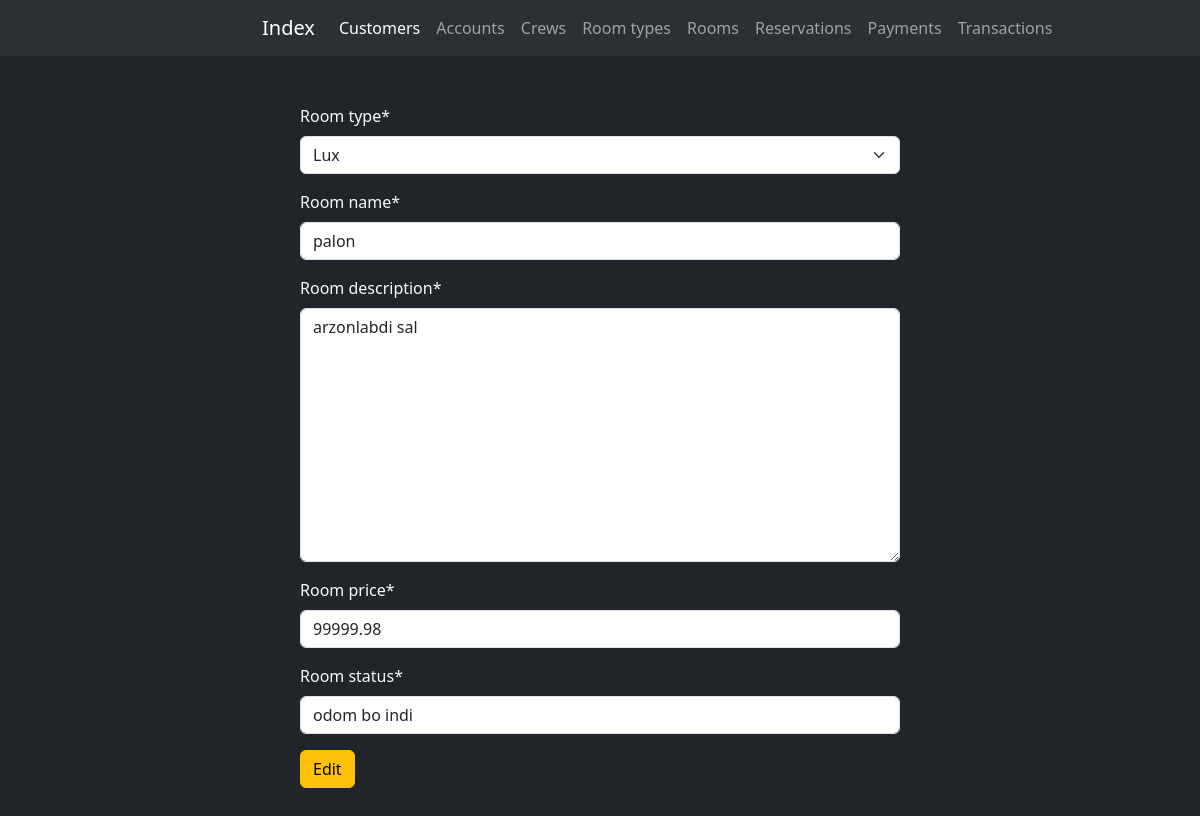
The app's page /edit_room/9/ with its own data.
### reservation/models.py (models this page shows, shortened)
class Rooms(models.Model):
    type = models.ForeignKey(RoomType, on_delete=models.CASCADE, related_name='room_type', verbose_name="Room type")
    name = models.CharField(max_length=255, verbose_name="Room name")
    description = models.TextField(verbose_name="Room description")
    price = models.DecimalField(max_digits=15, decimal_places=2, verbose_name="Room price")
    status = models.CharField(max_length=100, verbose_name="Room status")
    class Meta:
        verbose_name_plural = "Rooms"

class RoomType(models.Model):
    name = models.CharField(max_length=255, verbose_name="Room type name")
    description = models.TextField(verbose_name="Room type description")
    def __str__(self):
        return self.name

### reservation/views.py (the view, shortened to what this page needs)
# urls.py: path('edit_room/<int:room_id>/', update_room, name='update_room'),
def update_room(request, room_id):
    room = get_object_or_404(Rooms, id=room_id)
    form = RoomForm(instance=room)
    return render(request=request, template_name='reservation/edit_room.html', context={'form': form})

### reservation/forms.py
class RoomForm(forms.ModelForm):
    class Meta:
        model = Rooms
        fields = '__all__'

### templates/reservation/edit_room.html (shortened to what this page needs)
{% extends 'navbar.html' %}
{% load crispy_forms_tags %}
{% block content %}
<div class="col-md-6 offset-3 my-5">
    <form action="" method="post">
        {{ form|crispy }}
        <button type="submit" class="btn btn-warning">Edit</button>
    </form>
</div>
{% endblock content %}

### records on screen
Rooms: type "Lux", description "arzonlabdi sal", price "99999.98", status "odom bo indi"
RoomType: name "palon"
